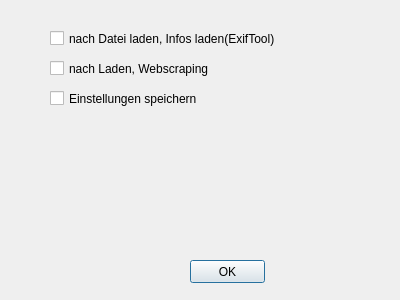
<?xml version="1.0" encoding="UTF-8"?>
<ui version="4.0">
 <class>dlg_Einstellungen</class>
 <widget class="QDialog" name="dlg_Einstellungen">
  <property name="geometry">
   <rect>
    <x>0</x>
    <y>0</y>
    <width>400</width>
    <height>300</height>
   </rect>
  </property>
  <property name="sizePolicy">
   <sizepolicy hsizetype="Preferred" vsizetype="Ignored">
    <horstretch>0</horstretch>
    <verstretch>0</verstretch>
   </sizepolicy>
  </property>
  <property name="windowTitle">
   <string>Einstellungen</string>
  </property>
  <property name="layoutDirection">
   <enum>Qt::LeftToRight</enum>
  </property>
  <widget class="QPushButton" name="Btn_OK">
   <property name="geometry">
    <rect>
     <x>190</x>
     <y>260</y>
     <width>75</width>
     <height>23</height>
    </rect>
   </property>
   <property name="text">
    <string>OK</string>
   </property>
  </widget>
  <widget class="QCheckBox" name="chkBox_InfosExifTool">
   <property name="geometry">
    <rect>
     <x>50</x>
     <y>30</y>
     <width>291</width>
     <height>17</height>
    </rect>
   </property>
   <property name="text">
    <string>nach Datei laden, Infos laden(ExifTool)</string>
   </property>
  </widget>
  <widget class="QCheckBox" name="chkBox_WebScraping">
   <property name="geometry">
    <rect>
     <x>50</x>
     <y>60</y>
     <width>311</width>
     <height>17</height>
    </rect>
   </property>
   <property name="text">
    <string>nach Laden, Webscraping</string>
   </property>
  </widget>
  <widget class="QCheckBox" name="chkBox_Speichern">
   <property name="geometry">
    <rect>
     <x>50</x>
     <y>90</y>
     <width>301</width>
     <height>17</height>
    </rect>
   </property>
   <property name="text">
    <string>Einstellungen speichern</string>
   </property>
  </widget>
  <widget class="QLabel" name="lbl_LastDIR">
   <property name="geometry">
    <rect>
     <x>50</x>
     <y>120</y>
     <width>321</width>
     <height>16</height>
    </rect>
   </property>
   <property name="text">
    <string/>
   </property>
  </widget>
 </widget>
 <resources/>
 <connections/>
</ui>
